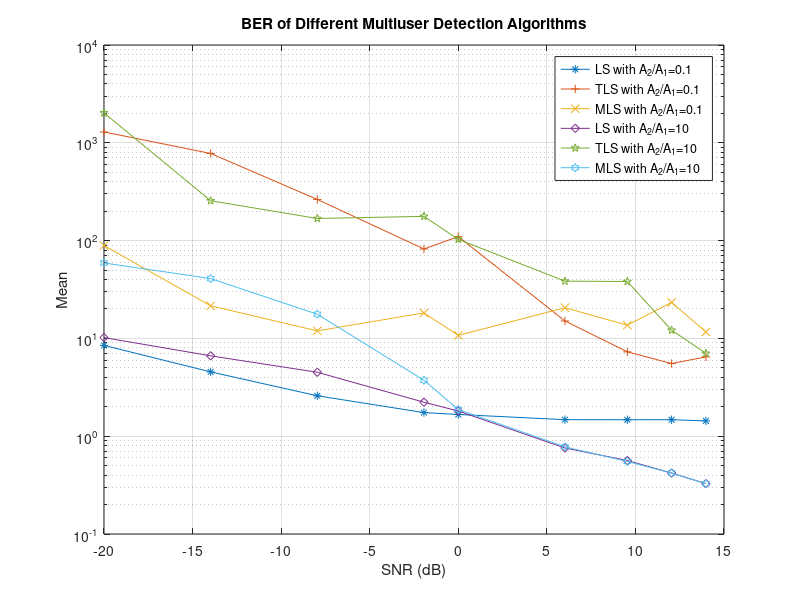
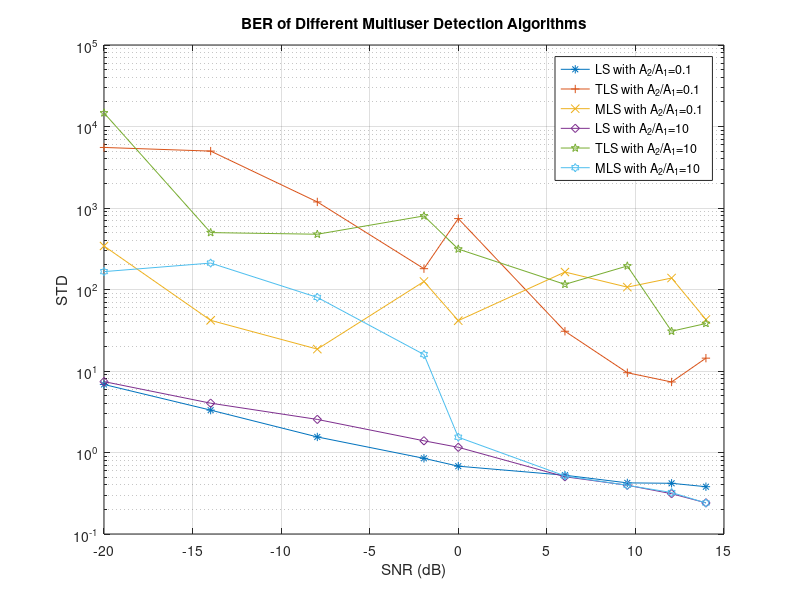
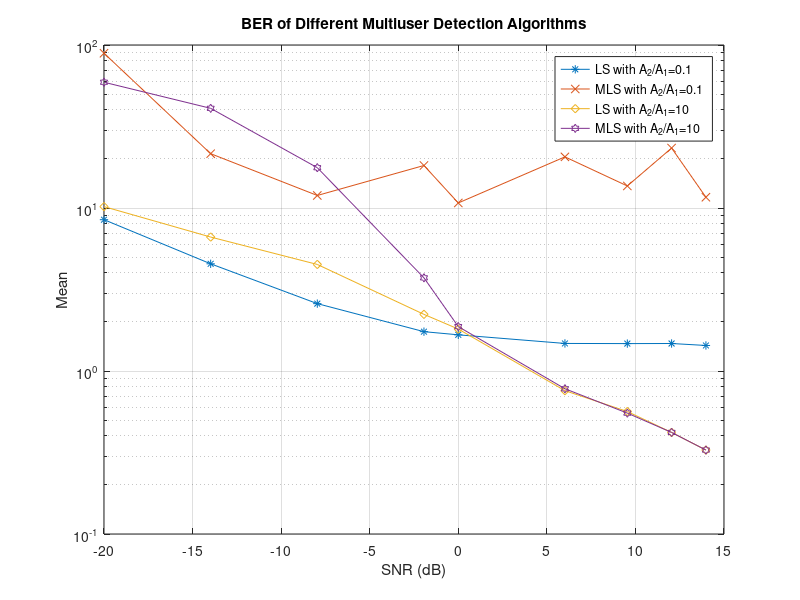
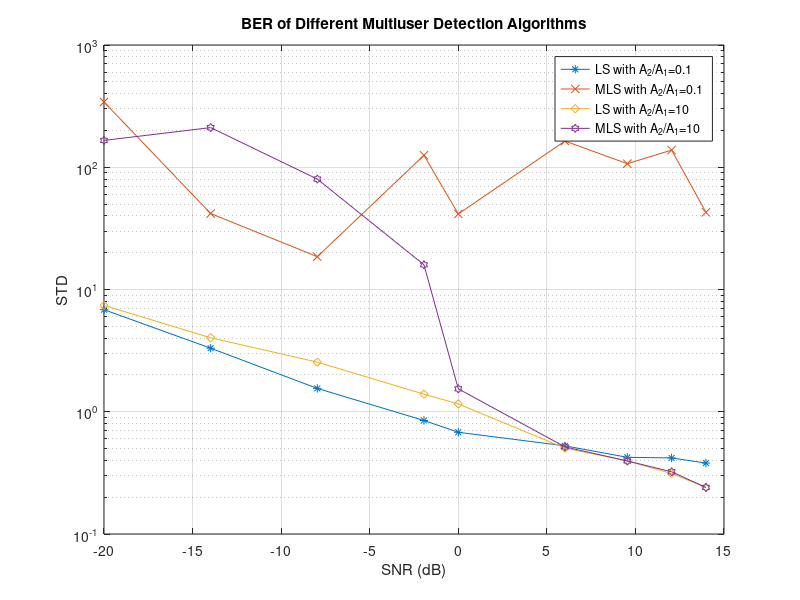

Write the MATLAB code that produced these figures, in order.

%------------------------------------------------------------------
% One-Shot Blind decorrelating detector for Asynchronous CDMA
% 
% Created from ASBD15.m on 08/17/2003
%
%
%------------------------------------------------------------------

clear all;
close all;

K = 2;
L = 24;
P = 1;
M = (P+1)*K-1;

s1 = [+1; -1; +1; -1; +1; -1; +1; -1; +1; -1; +1; -1; +1; -1; +1; -1; +1; -1; +1; -1; +1; -1; +1; -1];
s1 = s1/sqrt(L);
s2 = [+1; +1; +1; -1; +1; -1; +1; -1; +1; +1; +1; -1; +1; +1; +1; -1; +1; -1; +1; -1; +1; +1; +1; -1];
s2 = s2/sqrt(L);
S = [s1 s2];
S'*S;

s21 = [-1; +1; -1; +1; -1; +1; +1; +1; -1; +1; +1; +1; -1; +1; -1; +1; -1; +1; +1; +1; -1;  0;0;0 ];
s21 = s21/sqrt(L);
s22 = [ zeros(21,1);  +1; +1; +1];
s22 = s22/sqrt(L);

SS_1 = [s1 s21 s22];
SS_1'*SS_1;
R_SS_1_ = inv(SS_1'*SS_1);

SS = zeros(P*L, (P+1)*K-1);
SS(:,1:P) = kron(eye(P),s1);

tao=[0 3];

for k =2:K
    SS(1:L-tao(k),(k-1)*(P+1) ) = S(tao(k)+1:L,k);
    % SS(L-tao(k)+1:L-tao(k)+(P-1)*L, (k-1)*(P+1)+1:(k-1)*(P+1)+P-1) = kron(eye(P-1), S(:,k));
    SS(L-tao(k)+(P-1)*L+1:P*L, (k-1)*(P+1)+P) = S(1:tao(k),k);
end

sigma=1;

SNR = [0.1; 0.2; 0.4; 0.8; 1; 2; 3; 4; 5];
A21 = [0.1; 1; 10];

%SNR = [2];
%A21 = [0.1; 0.2; 0.4; 0.6; 0.8; 1; 1.5; 2; 2.5; 3; 3.5; 4; 5];

[Q,R]=qr(SS(:,1:P));
Q'*SS;

TotalTrails = 200;

w_DD = (R_SS_1_(1,:)*SS_1');
w_MF = s1';

for m = 1:length(SNR)
    for n = 1:length(A21)

        BER_DD1(m,n)  = 0;
        BER_MF1(m,n) = 0;

        BER_DD(m,n)  = 0;
        BER_MF(m,n) = 0;
        BER_LS(m,n) = 0;
        BER_TLS(m,n) = 0;
        BER_MLS(m,n) = 0;        
        
        
        BER_LS_LS1(m,n)  = 0;
        BER_LS_LS2(m,n)  = 0;
        BER_LS_TLS(m,n)  = 0;

        BER_TLS_LS1(m,n)  = 0;
        BER_TLS_LS2(m,n)  = 0;
        BER_TLS_TLS(m,n)  = 0;

        BER_MLS_LS1(m,n)  = 0;
        BER_MLS_LS2(m,n)  = 0;
        BER_MLS_TLS(m,n)  = 0;
        
        P_DD_Mean(m,n)=0;
        P_MF_Mean(m,n)=0;
        
        P_LS_LS1_Mean(m,n)=0;
        P_LS_LS2_Mean(m,n)=0;
        P_LS_TLS_Mean(m,n)=0;
        P_TLS_LS1_Mean(m,n)=0;
        P_TLS_LS2_Mean(m,n)=0;
        P_TLS_TLS_Mean(m,n)=0;
        P_MLS_LS1_Mean(m,n)=0;
        P_MLS_LS2_Mean(m,n)=0;
        P_MLS_TLS_Mean(m,n)=0;
        
        P_DD_Std(m,n)=0;
        P_MF_Std(m,n)=0;
        P_LS_LS1_Std(m,n)=0;
        P_LS_LS2_Std(m,n)=0;
        P_LS_TLS_Std(m,n)=0;
        P_TLS_LS1_Std(m,n)=0;
        P_TLS_LS2_Std(m,n)=0;
        P_TLS_TLS_Std(m,n)=0;
        P_MLS_LS1_Std(m,n)=0;
        P_MLS_LS2_Std(m,n)=0;
        P_MLS_TLS_Std(m,n)=0;
    
        a = [ones(P,1); A21(n,1)*ones(P+1,1)]*SNR(m,1);
        A = diag( [1 A21(n,1)]*SNR(m,1) );
        AA = diag(a);
        
        trial = 0;
        while trial <= TotalTrails
            
            D1 = 2*( rand(P+(K-1)*(P+1),M-P) > 0.5 )-1;
            B1 = [[eye(P);zeros((K-1)*(P+1),P)] D1 ];
            
            if rank(B1)<(M)
                continue
            end
            
            D2 = 2*( rand(P+(K-1)*(P+1),M-P) > 0.5 )-1;
            B2 = [[eye(P);zeros((K-1)*(P+1),P)] D2 ];
            
            if rank(B2)<(M)
                continue
            else
                trial = trial + 1;
            end
            

            b = 2*( rand( P+(P+1)*(K-1), 1 ) > 0.5 )-1;
            rr = SS*AA*b + sigma*randn(P*L,1);

            d1 = pinv(B1)*b;
            d2 = pinv(B2)*b;
            
            %S_new1 = SS*AA*B1;
            S_new1 = SS*AA*B1 + [ zeros(L*P,P) sigma*randn(L*P,M-P)];
            %S_new2 = SS*AA*B2;
            S_new2 = SS*AA*B2 + [ zeros(L*P,P) sigma*randn(L*P,M-P)];
            
            

            %%==============================================================================================
            %%==============================================================================================
            
            d_LS1 = pinv(S_new1'*S_new1)*S_new1'*rr(:,1);
            d_LS2 = pinv(S_new2'*S_new2)*S_new2'*rr(:,1);
            
            A1_LS_LS1 = (D2(1:P,1:M-P)*d_LS2(P+1:M)-D1(1:P,1:M-P)*d_LS1(P+1:M))'*(d_LS1(1:P)-d_LS2(1:P))/norm(D2(1:P,1:M-P)*d_LS2(P+1:M)-D1(1:P,1:M-P)*d_LS1(P+1:M))
            A1_LS_LS2 = norm(d_LS1(1:P)-d_LS2(1:P))/((D2(1:P,1:M-P)*d_LS2(P+1:M)-D1(1:P,1:M-P)*d_LS1(P+1:M))'*(d_LS1(1:P)-d_LS2(1:P)))
            [U_temp,S_temp,V_temp] = svd([(D2(1:P,1:M-P)*d_LS2(P+1:M)-D1(1:P,1:M-P)*d_LS1(P+1:M)) (d_LS1(1:P)-d_LS2(1:P))]);
            eps = min(min(S_temp));
            A1_LS_TLS = (D2(1:P,1:M-P)*d_LS2(P+1:M)-D1(1:P,1:M-P)*d_LS1(P+1:M))'*(d_LS1(1:P)-d_LS2(1:P))/(norm(D2(1:P,1:M-P)*d_LS2(P+1:M)-D1(1:P,1:M-P)*d_LS1(P+1:M))-eps)
            
            b_LS_LS1 = [eye(P)/A1_LS_LS1 B1(1:P,P+1:M)]*d_LS1
            b_LS_LS2 = [eye(P)/A1_LS_LS2 B1(1:P,P+1:M)]*d_LS1
            b_LS_TLS = [eye(P)/A1_LS_TLS B1(1:P,P+1:M)]*d_LS1
            
            dd_LS(trial,1) = norm(d_LS1-d1);            
            %%===============================================================================================%%
            
            [Us, Ss, Vs]=svd([S_new1 rr(:,1)]);
            s_svd=sort(diag(Ss));
            d_TLS1 = pinv( S_new1'*S_new1 - s_svd(1,1)^2*eye((P+1)*K-1) )*S_new1'*rr(:,1);
            
            [Us, Ss, Vs]=svd([S_new2 rr(:,1)]);
            s_svd=sort(diag(Ss));
            d_TLS2 = pinv( S_new2'*S_new2 - s_svd(1,1)^2*eye((P+1)*K-1) )*S_new2'*rr(:,1);

            A1_TLS_LS1 = (D2(1:P,1:M-P)*d_TLS2(P+1:M)-D1(1:P,1:M-P)*d_TLS1(P+1:M))'*(d_TLS1(1:P)-d_TLS2(1:P))/norm(D2(1:P,1:M-P)*d_TLS2(P+1:M)-D1(1:P,1:M-P)*d_TLS1(P+1:M))
            A1_TLS_LS2 = norm(d_TLS1(1:P)-d_TLS2(1:P))/((D2(1:P,1:M-P)*d_TLS2(P+1:M)-D1(1:P,1:M-P)*d_TLS1(P+1:M))'*(d_TLS1(1:P)-d_TLS2(1:P)))
            [U_temp,S_temp,V_temp] = svd([(D2(1:P,1:M-P)*d_TLS2(P+1:M)-D1(1:P,1:M-P)*d_TLS1(P+1:M)) (d_TLS1(1:P)-d_TLS2(1:P))]);
            eps = min(min(S_temp));
            A1_TLS_TLS = (D2(1:P,1:M-P)*d_TLS2(P+1:M)-D1(1:P,1:M-P)*d_TLS1(P+1:M))'*(d_TLS1(1:P)-d_TLS2(1:P))/(norm(D2(1:P,1:M-P)*d_TLS2(P+1:M)-D1(1:P,1:M-P)*d_TLS1(P+1:M))-eps)

            b_TLS_LS1 = [eye(P)/A1_TLS_LS1 B1(1:P,P+1:M)]*d_TLS1
            b_TLS_LS2 = [eye(P)/A1_TLS_LS2 B1(1:P,P+1:M)]*d_TLS1
            b_TLS_TLS = [eye(P)/A1_TLS_TLS B1(1:P,P+1:M)]*d_TLS1
            
            dd_TLS(trial,1) = norm(d_TLS1-d1);            
            %%===============================================================================================%%
            
            temp = Q'*[S_new1 rr(:,1)];
            [Us, Ss, Vs]=svd( temp(P+1:P*L,P+1:M+1) );
            s_svd=sort(diag(Ss));
            d_MLS1 = pinv( S_new1'*S_new1 - diag([zeros(1,P) s_svd(1,1)^2*ones(1, (P+1)*(K-1))]) )*S_new1'*rr(:,1);

            temp = Q'*[S_new2 rr(:,1)];
            [Us, Ss, Vs]=svd( temp(P+1:P*L,P+1:M+1) );
            s_svd=sort(diag(Ss));
            d_MLS2 = pinv( S_new2'*S_new2 - diag([zeros(1,P) s_svd(1,1)^2*ones(1, (P+1)*(K-1))]) )*S_new2'*rr(:,1);
            
            A1_MLS_LS1 = (D2(1:P,1:M-P)*d_MLS2(P+1:M)-D1(1:P,1:M-P)*d_MLS1(P+1:M))'*(d_MLS1(1:P)-d_MLS2(1:P))/norm(D2(1:P,1:M-P)*d_MLS2(P+1:M)-D1(1:P,1:M-P)*d_MLS1(P+1:M))
            A1_MLS_LS2 = norm(d_MLS1(1:P)-d_MLS2(1:P))/((D2(1:P,1:M-P)*d_MLS2(P+1:M)-D1(1:P,1:M-P)*d_MLS1(P+1:M))'*(d_MLS1(1:P)-d_MLS2(1:P)))
            [U_temp,S_temp,V_temp] = svd([(D2(1:P,1:M-P)*d_MLS2(P+1:M)-D1(1:P,1:M-P)*d_MLS1(P+1:M)) (d_MLS1(1:P)-d_MLS2(1:P))]);
            eps = min(min(S_temp));
            A1_MLS_TLS = (D2(1:P,1:M-P)*d_MLS2(P+1:M)-D1(1:P,1:M-P)*d_MLS1(P+1:M))'*(d_MLS1(1:P)-d_MLS2(1:P))/(norm(D2(1:P,1:M-P)*d_MLS2(P+1:M)-D1(1:P,1:M-P)*d_MLS1(P+1:M))-eps)
            
            b_MLS_LS1 = [eye(P)/A1_MLS_LS1 B1(1:P,P+1:M)]*d_MLS1
            b_MLS_LS2 = [eye(P)/A1_MLS_LS2 B1(1:P,P+1:M)]*d_MLS1
            b_MLS_TLS = [eye(P)/A1_MLS_TLS B1(1:P,P+1:M)]*d_MLS1
           
            dd_MLS(trial,1) = norm(d_MLS1-d1);
            %%===============================================================================================%%
            %%=================================================================================================%%

            for p = 1:P
                if ( (b_LS_LS1(p,1)*b(p,1)) < 0 )
                    BER_LS_LS1(m,n) = BER_LS_LS1(m,n) + 1;
                end
                
                if ( (b_TLS_LS1(p,1)*b(p,1)) < 0 )
                    BER_TLS_LS1(m,n) = BER_TLS_LS1(m,n) + 1;
                end
                
                if ( (b_MLS_LS1(p,1)*b(p,1)) < 0 )
                    BER_MLS_LS1(m,n) = BER_MLS_LS1(m,n) + 1;
                end
                
                
                if ( (b_LS_LS2(p,1)*b(p,1)) < 0 )
                    BER_LS_LS2(m,n) = BER_LS_LS2(m,n) + 1;
                end
                
                if ( (b_TLS_LS2(p,1)*b(p,1)) < 0 )
                    BER_TLS_LS2(m,n) = BER_TLS_LS2(m,n) + 1;
                end
                
                if ( (b_MLS_LS2(p,1)*b(p,1)) < 0 )
                    BER_MLS_LS2(m,n) = BER_MLS_LS2(m,n) + 1;
                end
                
                if ( (b_LS_TLS(p,1)*b(p,1)) < 0 )
                    BER_LS_TLS(m,n) = BER_LS_TLS(m,n) + 1;
                end
                
                if ( (b_TLS_TLS(p,1)*b(p,1)) < 0 )
                    BER_TLS_TLS(m,n) = BER_TLS_TLS(m,n) + 1;
                end
                
                if ( (b_MLS_TLS(p,1)*b(p,1)) < 0 )
                    BER_MLS_TLS(m,n) = BER_MLS_TLS(m,n) + 1;
                end
                
                r=rr(p*L-L+1:p*L,1);

                b_MF = sign(w_MF*r);
                if ( (b_MF*b(p,1)) < 0 )
                    BER_MF(m,n) = BER_MF(m,n) + 1;
                end
                
                b_DD = sign(w_DD*r);
                if ( (b_DD*b(p,1)) < 0 )
                    BER_DD(m,n) = BER_DD(m,n) + 1;
                end
                
            end

        end
        
        d_mean_LS(m,n) = mean(dd_LS);
        d_mean_TLS(m,n) = mean(dd_TLS);
        d_mean_MLS(m,n) = mean(dd_MLS);        

        d_std_LS(m,n) = std(dd_LS);
        d_std_TLS(m,n) = std(dd_TLS);
        d_std_MLS(m,n) = std(dd_MLS);        
    end
end

BER_MF = BER_MF/TotalTrails/P
BER_DD = BER_DD/TotalTrails/P

BER_LS_LS1 = BER_LS_LS1/TotalTrails/P
BER_TLS_LS1 = BER_TLS_LS1/TotalTrails/P
BER_MLS_LS1 = BER_MLS_LS1/TotalTrails/P

BER_LS_LS2 = BER_LS_LS2/TotalTrails/P
BER_TLS_LS2 = BER_TLS_LS2/TotalTrails/P
BER_MLS_LS2 = BER_MLS_LS2/TotalTrails/P

BER_LS_TLS = BER_LS_TLS/TotalTrails/P
BER_TLS_TLS = BER_TLS_TLS/TotalTrails/P
BER_MLS_TLS = BER_MLS_TLS/TotalTrails/P

save ABDD20_08172003.mat
pause
%%-------------------------------------------------------------------------------------%
fid = fopen('ASBD15.txt','a');

fprintf(fid,'%f / %f / %f --  %f : %f : %f \n', clock);

fprintf(fid,'d_mean_LS =================================== \n');
fprintf(fid,'%f  %f  %f\n',d_mean_LS);
fprintf(fid,'d_mean_TLS =================================== \n');
fprintf(fid,'%f  %f  %f\n',d_mean_TLS);
fprintf(fid,'d_mean_MLS =================================== \n');
fprintf(fid,'%f  %f %f\n',d_mean_MLS);

fprintf(fid,'d_std_LS =================================== \n');
fprintf(fid,'%f  %f  %f\n',d_std_LS);
fprintf(fid,'d_std_TLS =================================== \n');
fprintf(fid,'%f  %f  %f\n',d_std_TLS);
fprintf(fid,'d_std_MLS =================================== \n');
fprintf(fid,'%f  %f %f\n',d_std_MLS);


fprintf(fid,'BER_MF1 ===================================== \n');
fprintf(fid,'%f  %f %f\n',BER_MF1);
fprintf(fid,'BER_DD1 ===================================== \n');
fprintf(fid,'%f  %f %f\n',BER_DD1);

fprintf(fid,'BER_MF ====================================== \n');
fprintf(fid,'%f  %f %f\n',BER_MF);
fprintf(fid,'BER_DD ====================================== \n');
fprintf(fid,'%f  %f %f\n',BER_DD);

fprintf(fid,'BER_LS ====================================== \n');
fprintf(fid,'%f  %f %f\n',BER_LS);
fprintf(fid,'BER_TLS ===================================== \n');
fprintf(fid,'%f  %f %f\n',BER_TLS);
fprintf(fid,'BER_MLS ===================================== \n');
fprintf(fid,'%f  %f %f\n',BER_MLS);

fclose(fid);
 

%%------------------------------------------------------------------------------------------------%%

SNRlog = log10(SNR).*20;
A21log = log10(A21).*20;

%%------------------------------------------------------------------------------------------------%%

figure(1)
semilogy(SNRlog, d_mean_LS(:,1),'-*',SNRlog, d_mean_TLS(:,1),'-+',SNRlog, d_mean_MLS(:,1),'-x', SNRlog,  d_mean_LS(:,3),'-d', SNRlog,  d_mean_TLS(:,3),'-p', SNRlog,  d_mean_MLS(:,3),'-h')
grid;
title('BER of Different Multiuser Detection Algorithms');
xlabel('SNR (dB)');
ylabel('Mean');
legend('LS with A_2/A_1=0.1','TLS with A_2/A_1=0.1','MLS with A_2/A_1=0.1','LS with A_2/A_1=10','TLS with A_2/A_1=10','MLS with A_2/A_1=10');

figure(2)
semilogy(SNRlog, d_std_LS(:,1),'-*',SNRlog, d_std_TLS(:,1),'-+',SNRlog, d_std_MLS(:,1),'-x', SNRlog,  d_std_LS(:,3),'-d', SNRlog,  d_std_TLS(:,3),'-p', SNRlog,  d_std_MLS(:,3),'-h')
grid;
title('BER of Different Multiuser Detection Algorithms');
xlabel('SNR (dB)');
ylabel('STD');
legend('LS with A_2/A_1=0.1','TLS with A_2/A_1=0.1','MLS with A_2/A_1=0.1','LS with A_2/A_1=10','TLS with A_2/A_1=10','MLS with A_2/A_1=10');

%%-------------------------------------------------------------------------------%%

figure(3)
semilogy(SNRlog, d_mean_LS(:,1),'-*', SNRlog, d_mean_MLS(:,1),'-x', SNRlog,  d_mean_LS(:,3),'-d', SNRlog,  d_mean_MLS(:,3),'-h')
grid;
title('BER of Different Multiuser Detection Algorithms');
xlabel('SNR (dB)');
ylabel('Mean');
legend('LS with A_2/A_1=0.1','MLS with A_2/A_1=0.1','LS with A_2/A_1=10','MLS with A_2/A_1=10');

figure(4)
semilogy(SNRlog, d_std_LS(:,1),'-*', SNRlog, d_std_MLS(:,1),'-x', SNRlog,  d_std_LS(:,3),'-d',  SNRlog,  d_std_MLS(:,3),'-h')
grid;
title('BER of Different Multiuser Detection Algorithms');
xlabel('SNR (dB)');
ylabel('STD');
legend('LS with A_2/A_1=0.1','MLS with A_2/A_1=0.1','LS with A_2/A_1=10','MLS with A_2/A_1=10');

%%---------------------------------------------------------------------------------%%


figure(501)
semilogy(SNRlog, BER_MF(:,1),'-*',SNRlog, BER_DD(:,1),'-+',SNRlog, BER_LS_LS1(:,1),'-x', SNRlog, BER_LS_LS2(:,1),'-o', SNRlog, BER_LS_TLS(:,1),'-d')
ylim([1.0/TotalTrails 0.55])
xlim([min(SNRlog) max(SNRlog)])
grid;
title('BER of Different Multiuser Detection Algorithms');
xlabel('SNR (dB)');
ylabel('Bit-Error-Rate (BER)');
legend('MF with A_2/A_1=10','DD with A_2/A_1=10','LS-LS1 with A_2/A_1=10','LS-LS2 with A_2/A_1=10','LS-TLS with A_2/A_1=10');


figure(503)
semilogy(SNRlog, BER_MF(:,3),'-*',SNRlog, BER_DD(:,3),'-+',SNRlog, BER_LS_LS1(:,3),'-x', SNRlog, BER_LS_LS2(:,3),'-o', SNRlog, BER_LS_TLS(:,3),'-d')
ylim([1.0/TotalTrails 0.55])
xlim([min(SNRlog) max(SNRlog)])
grid;
title('BER of Different Multiuser Detection Algorithms');
xlabel('SNR (dB)');
ylabel('Bit-Error-Rate (BER)');
legend('MF with A_2/A_1=10','DD with A_2/A_1=10','LS-LS1 with A_2/A_1=10','LS-LS2 with A_2/A_1=10','LS-TLS with A_2/A_1=10');


figure(601)
semilogy(SNRlog, BER_MF(:,1),'-*',SNRlog, BER_DD(:,1),'-+',SNRlog, BER_TLS_LS1(:,1),'-x', SNRlog, BER_TLS_LS2(:,1),'-o', SNRlog, BER_TLS_TLS(:,1),'-d')
ylim([1.0/TotalTrails 0.55])
xlim([min(SNRlog) max(SNRlog)])
grid;
title('BER of Different Multiuser Detection Algorithms');
xlabel('SNR (dB)');
ylabel('Bit-Error-Rate (BER)');
legend('MF with A_2/A_1=10','DD with A_2/A_1=10','TLS-LS1 with A_2/A_1=10','TLS-LS2 with A_2/A_1=10','TLS-TLS with A_2/A_1=10');

figure(603)
semilogy(SNRlog, BER_MF(:,3),'-*',SNRlog, BER_DD(:,3),'-+',SNRlog, BER_TLS_LS1(:,3),'-x', SNRlog, BER_TLS_LS2(:,3),'-o', SNRlog, BER_TLS_TLS(:,3),'-d')
ylim([1.0/TotalTrails 0.55])
xlim([min(SNRlog) max(SNRlog)])
grid;
title('BER of Different Multiuser Detection Algorithms');
xlabel('SNR (dB)');
ylabel('Bit-Error-Rate (BER)');
legend('MF with A_2/A_1=10','DD with A_2/A_1=10','TLS-LS1 with A_2/A_1=10','TLS-LS2 with A_2/A_1=10','TLS-TLS with A_2/A_1=10');

figure(701)
semilogy(SNRlog, BER_MF(:,1),'-*',SNRlog, BER_DD(:,1),'-+',SNRlog, BER_MLS_LS1(:,1),'-x', SNRlog, BER_MLS_LS2(:,1),'-o', SNRlog, BER_MLS_TLS(:,1),'-d')
ylim([1.0/TotalTrails 0.55])
xlim([min(SNRlog) max(SNRlog)])
grid;
title('BER of Different Multiuser Detection Algorithms');
xlabel('SNR (dB)');
ylabel('Bit-Error-Rate (BER)');
legend('MF with A_2/A_1=10','DD with A_2/A_1=10','MLS-LS1 with A_2/A_1=10','MLS-LS2 with A_2/A_1=10','MLS-TLS with A_2/A_1=10');

figure(703)
semilogy(SNRlog, BER_MF(:,3),'-*',SNRlog, BER_DD(:,3),'-+',SNRlog, BER_MLS_LS1(:,3),'-x', SNRlog, BER_MLS_LS2(:,3),'-o', SNRlog, BER_MLS_TLS(:,3),'-d')
ylim([1.0/TotalTrails 0.55])
xlim([min(SNRlog) max(SNRlog)])
grid;
title('BER of Different Multiuser Detection Algorithms');
xlabel('SNR (dB)');
ylabel('Bit-Error-Rate (BER)');
legend('MF with A_2/A_1=10','DD with A_2/A_1=10','MLS-LS1 with A_2/A_1=10','MLS-LS2 with A_2/A_1=10','MLS-TLS with A_2/A_1=10');

%%============================================================================================================

figure(8)
semilogy(A21log, BER_MF(1,:),'-*', A21log, BER_DD(1,:),'-o', A21log, BER_LS(1,:),'-d', A21log, BER_TLS(1,:),'-p', A21log, BER_MLS(1,:),'-h')
grid;
title('Near-Far-Resistance');
xlabel('NFR A_2/A_1(dB)');
ylabel('Bit-Error-Rate (BER)');
legend('MF ','DD','LS','TLS','MLS');


figure(11)
semilogy(SNRlog, d_mean_LS(:,1),'-*',SNRlog,  d_mean_LS(:,2),'-s', SNRlog,  d_mean_LS(:,3),'-d')
grid;
title('BER of Different Multiuser Detection Algorithms');
xlabel('SNR (dB)');
ylabel('Mean');
legend('LS with A_2/A_1=0.1','LS with A_2/A_1=1.0','LS with A_2/A_1=10');

figure(12)
semilogy(SNRlog, d_std_LS(:,1),'-*',SNRlog,  d_std_LS(:,2),'-s',SNRlog,  d_std_LS(:,3),'-d')
grid;
title('BER of Different Multiuser Detection Algorithms');
xlabel('SNR (dB)');
ylabel('STD');
legend('LS with A_2/A_1=0.1','LS with A_2/A_1=1.0','LS with A_2/A_1=10');
